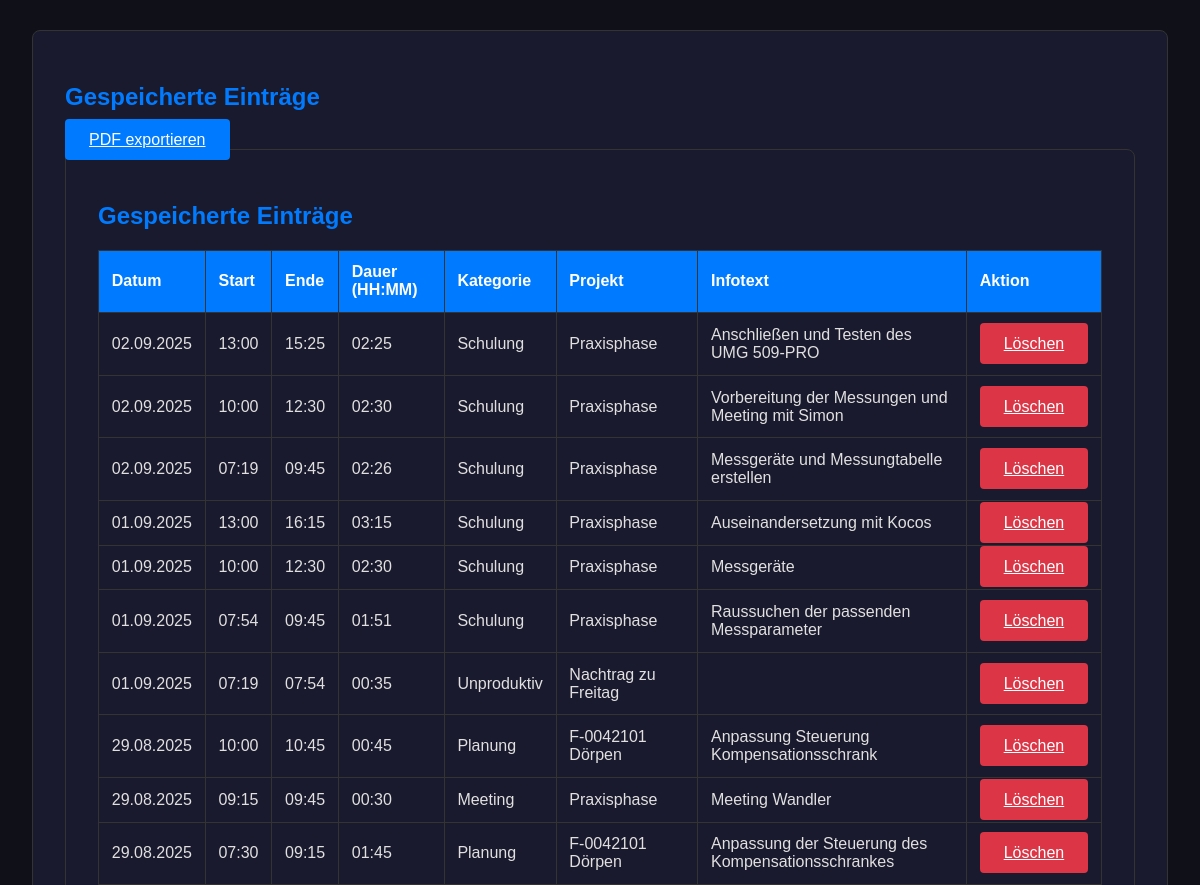
The page /dokumentation (middle part) on the database as committed earlier.
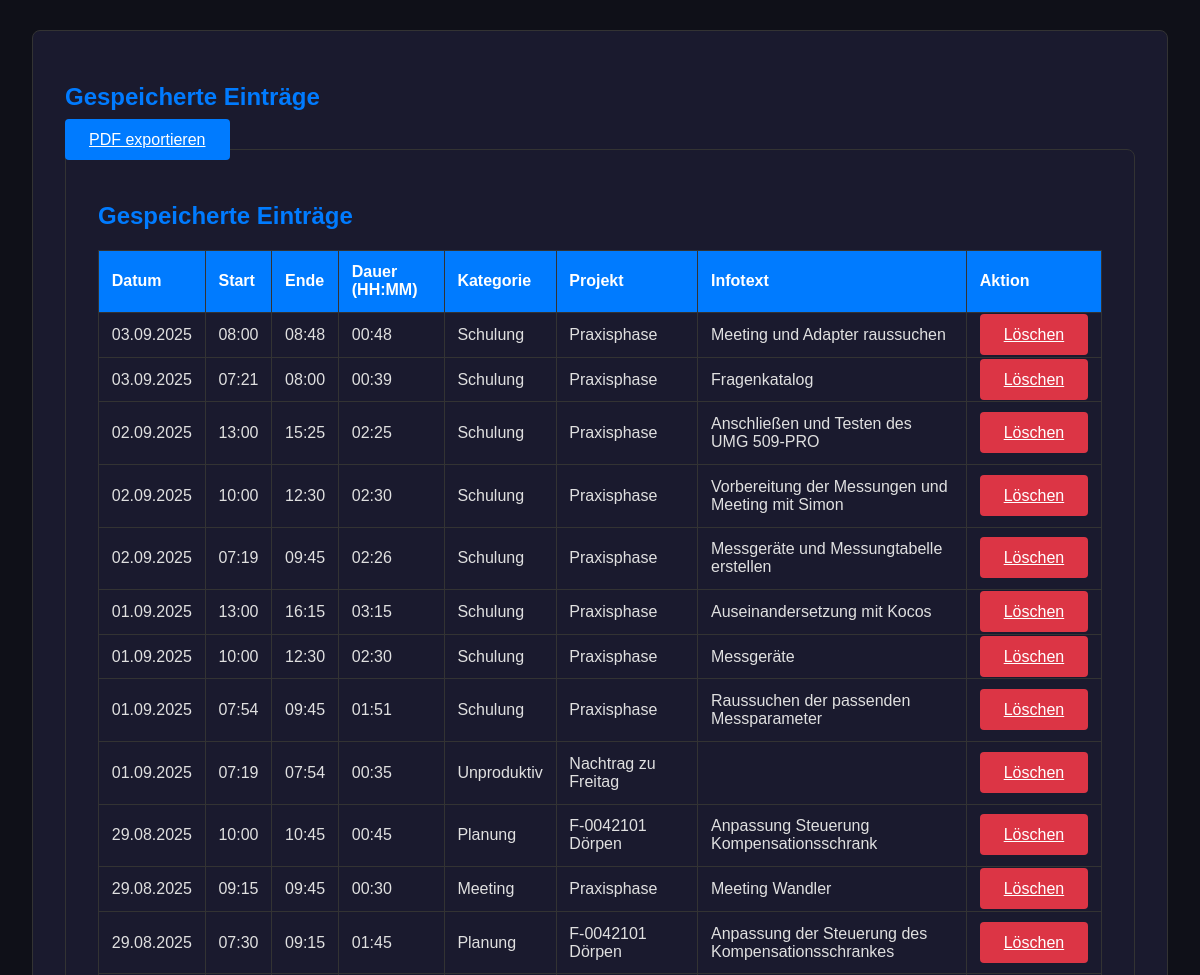
The same page on the database as committed later.
### app.py (models this page shows)
class TimeEntry(db.Model):
    id = db.Column(db.Integer, primary_key=True)
    date = db.Column(db.Date, nullable=False, default=date.today)
    start_time = db.Column(db.Time, nullable=False)
    end_time = db.Column(db.Time, nullable=False)
    category = db.Column(db.String(50), nullable=False)
    project = db.Column(db.String(100), nullable=False)
    info_text = db.Column(db.String(300), nullable=True)
    @property
    def duration(self):
        start_dt = datetime.combine(self.date, self.start_time)
        end_dt = datetime.combine(self.date, self.end_time)
        if end_dt < start_dt:
            end_dt += timedelta(days=1)
        return end_dt - start_dt
    @property
    def duration_str(self):
        total_seconds = self.duration.total_seconds()
        hours, remainder = divmod(total_seconds, 3600)
        minutes, _ = divmod(remainder, 60)
        return f"{int(hours):02}:{int(minutes):02}"

### app.py (the view, shortened to what this page needs)
@app.route('/dokumentation', methods=['GET', 'POST'])
def dokumentation():
    entries = TimeEntry.query.order_by(TimeEntry.date.desc(), TimeEntry.start_time.desc()).all()
    generate_category_chart(entries)
    return render_template('dokumentation.html', entries=entries)

### app.py (called while the page is built)
@app.context_processor
def inject_now():
    return {'now': datetime.now(timezone.utc)}

### templates/dokumentation.html (shortened to what this page needs)
{% extends 'base.html' %}
{% block content %}
    <div class="table-container">
    <h2>Gespeicherte Einträge</h2>
    <a href="{{ url_for('generate_pdf') }}" class="btn" style="margin-bottom: 1rem;">PDF exportieren</a>
    <div class="table-container">
        <h2>Gespeicherte Einträge</h2>
        <table class="data-table">
            <thead>
                <tr>
                    <th>Datum</th>
                    <th>Start</th>
                    <th>Ende</th>
                    <th>Dauer (HH:MM)</th>
                    <th>Kategorie</th>
                    <th>Projekt</th>
                    <th>Infotext</th>
                    <th>Aktion</th>
                </tr>
            </thead>
            <tbody>
                {% for entry in entries %}
                <tr>
                    <td>{{ entry.date.strftime('%d.%m.%Y') }}</td>
                    <td>{{ entry.start_time.strftime('%H:%M') }}</td>
                    <td>{{ entry.end_time.strftime('%H:%M') }}</td>
                    <td>{{ entry.duration_str }}</td>
                    <td>{{ entry.category }}</td>
                    <td>{{ entry.project }}</td>
                    <td>{{ entry.info_text }}</td>
                    <td>
                        <a href="{{ url_for('delete_entry', entry_id=entry.id) }}"
                           class="btn btn-danger"
                           onclick="return confirm('Möchtest du diesen Eintrag wirklich löschen?');">Löschen</a>
                    </td>
                </tr>
                {% else %}
                <tr>
                    <td colspan="8">Noch keine Einträge vorhanden.</td>
                </tr>
                {% endfor %}
            </tbody>
        </table>
    </div>
{% endblock %}

### templates/base.html (shortened to what this page needs)
<!DOCTYPE html>
<html lang="de">
<head>
    <link rel="stylesheet" href="{{ url_for('static', filename='css/style.css') }}">
</head>
<body>
    <main class="main-content">
        {% block content %}{% endblock %}
    </main>
</body>
</html>

### static/css/style.css (style rules this page uses)
:root { --primary-bg-color: #0f1018; --secondary-bg-color: #1a1a2e; --primary-text-color: #e0e0e0; --accent-color: #007bff; --accent-hover-color: #0056b3; --border-color: #333; --success-color: #28a745; --error-color: #dc3545; }
body { font-family: Arial, sans-serif; background-color: var(--primary-bg-color); color: var(--primary-text-color); margin: 0; padding-top: 70px; }
.main-content { padding: 2rem; max-width: 1200px; margin: 0 auto; }
h1, h2 { color: var(--accent-color); }
.form-container, .result-container, .table-container, .chart-container { background-color: var(--secondary-bg-color); padding: 2rem; border-radius: 8px; margin-bottom: 2rem; border: 1px solid var(--border-color); }
.btn { padding: 0.75rem 1.5rem; border: none; border-radius: 4px; background-color: var(--accent-color); color: white; font-size: 1rem; cursor: pointer; transition: background-color 0.2s ease; }
.btn-danger { background-color: var(--error-color); }
.data-table { width: 100%; border-collapse: collapse; margin-top: 1rem; }
.data-table th, .data-table td { border: 1px solid var(--border-color); padding: 0.8rem; text-align: left; }
.data-table th { background-color: var(--accent-color); color: white; }

Rows that differ between the two databases and show on the page:
added TimeEntry: date "03.09.2025", start_time "08:00", end_time "08:48", duration_str "00:48", category "Schulung", project "Praxisphase", info_text "Meeting und Adapter raussuchen"
added TimeEntry: date "03.09.2025", start_time "07:21", end_time "08:00", duration_str "00:39", category "Schulung", project "Praxisphase", info_text "Fragenkatalog"
